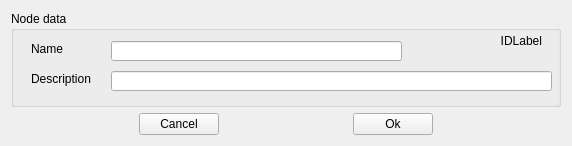
<?xml version="1.0" encoding="UTF-8"?>
<ui version="4.0">
 <class>NodeForm</class>
 <widget class="QWidget" name="NodeForm">
  <property name="geometry">
   <rect>
    <x>0</x>
    <y>0</y>
    <width>572</width>
    <height>146</height>
   </rect>
  </property>
  <property name="windowTitle">
   <string>Form</string>
  </property>
  <layout class="QVBoxLayout" name="verticalLayout">
   <item>
    <widget class="QGroupBox" name="groupBox">
     <property name="sizePolicy">
      <sizepolicy hsizetype="Expanding" vsizetype="Expanding">
       <horstretch>0</horstretch>
       <verstretch>0</verstretch>
      </sizepolicy>
     </property>
     <property name="title">
      <string>Node data</string>
     </property>
     <widget class="QLabel" name="label">
      <property name="geometry">
       <rect>
        <x>20</x>
        <y>30</y>
        <width>51</width>
        <height>16</height>
       </rect>
      </property>
      <property name="sizePolicy">
       <sizepolicy hsizetype="Fixed" vsizetype="Fixed">
        <horstretch>0</horstretch>
        <verstretch>0</verstretch>
       </sizepolicy>
      </property>
      <property name="text">
       <string>Name</string>
      </property>
     </widget>
     <widget class="QLabel" name="label_4">
      <property name="geometry">
       <rect>
        <x>20</x>
        <y>60</y>
        <width>71</width>
        <height>16</height>
       </rect>
      </property>
      <property name="sizePolicy">
       <sizepolicy hsizetype="Fixed" vsizetype="Fixed">
        <horstretch>0</horstretch>
        <verstretch>0</verstretch>
       </sizepolicy>
      </property>
      <property name="text">
       <string>Description</string>
      </property>
     </widget>
     <widget class="QLineEdit" name="nameEdit">
      <property name="geometry">
       <rect>
        <x>100</x>
        <y>30</y>
        <width>291</width>
        <height>20</height>
       </rect>
      </property>
      <property name="sizePolicy">
       <sizepolicy hsizetype="Fixed" vsizetype="Fixed">
        <horstretch>0</horstretch>
        <verstretch>0</verstretch>
       </sizepolicy>
      </property>
     </widget>
     <widget class="QLineEdit" name="descEdit">
      <property name="geometry">
       <rect>
        <x>100</x>
        <y>60</y>
        <width>441</width>
        <height>20</height>
       </rect>
      </property>
      <property name="sizePolicy">
       <sizepolicy hsizetype="Fixed" vsizetype="Fixed">
        <horstretch>0</horstretch>
        <verstretch>0</verstretch>
       </sizepolicy>
      </property>
      <property name="text">
       <string/>
      </property>
     </widget>
     <widget class="QLabel" name="idLabel">
      <property name="geometry">
       <rect>
        <x>490</x>
        <y>20</y>
        <width>41</width>
        <height>20</height>
       </rect>
      </property>
      <property name="text">
       <string>IDLabel</string>
      </property>
      <property name="alignment">
       <set>Qt::AlignRight|Qt::AlignTrailing|Qt::AlignVCenter</set>
      </property>
     </widget>
    </widget>
   </item>
   <item>
    <layout class="QHBoxLayout" name="horizontalLayout">
     <property name="sizeConstraint">
      <enum>QLayout::SetDefaultConstraint</enum>
     </property>
     <item>
      <widget class="QPushButton" name="cancelButton">
       <property name="sizePolicy">
        <sizepolicy hsizetype="Fixed" vsizetype="Fixed">
         <horstretch>0</horstretch>
         <verstretch>0</verstretch>
        </sizepolicy>
       </property>
       <property name="text">
        <string>Cancel</string>
       </property>
      </widget>
     </item>
     <item>
      <widget class="QPushButton" name="okButton">
       <property name="sizePolicy">
        <sizepolicy hsizetype="Fixed" vsizetype="Fixed">
         <horstretch>0</horstretch>
         <verstretch>0</verstretch>
        </sizepolicy>
       </property>
       <property name="text">
        <string>Ok</string>
       </property>
      </widget>
     </item>
    </layout>
   </item>
  </layout>
 </widget>
 <resources/>
 <connections/>
</ui>
